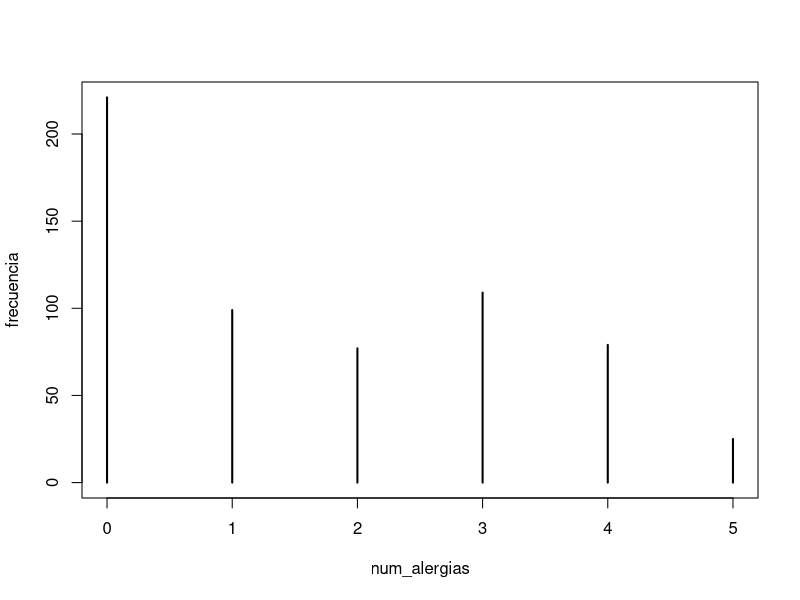

Recreate this plot in R.
# Cargar el dataset
data <- read.csv("usuarios.csv", sep=";")
# elegir la columna numero_alergias del DS
num_alergias <- data$numero_alergias
# tabla de frecuencias de los numeros de alergias
frecuencia <- table(num_alergias)
# ordenar frecuencias de la tabla de manera descendente
frecuencia_num_ordenadas <- sort(frecuencia,decreasing = TRUE)
# elegir la alergia #1
num_alergia_mas_frecuente <- names(frecuencia_num_ordenadas)[1]
# imprimir solución
plot(frecuencia)
cat("Es más común que los usuarios tengan", num_alergia_mas_frecuente, "alergias")